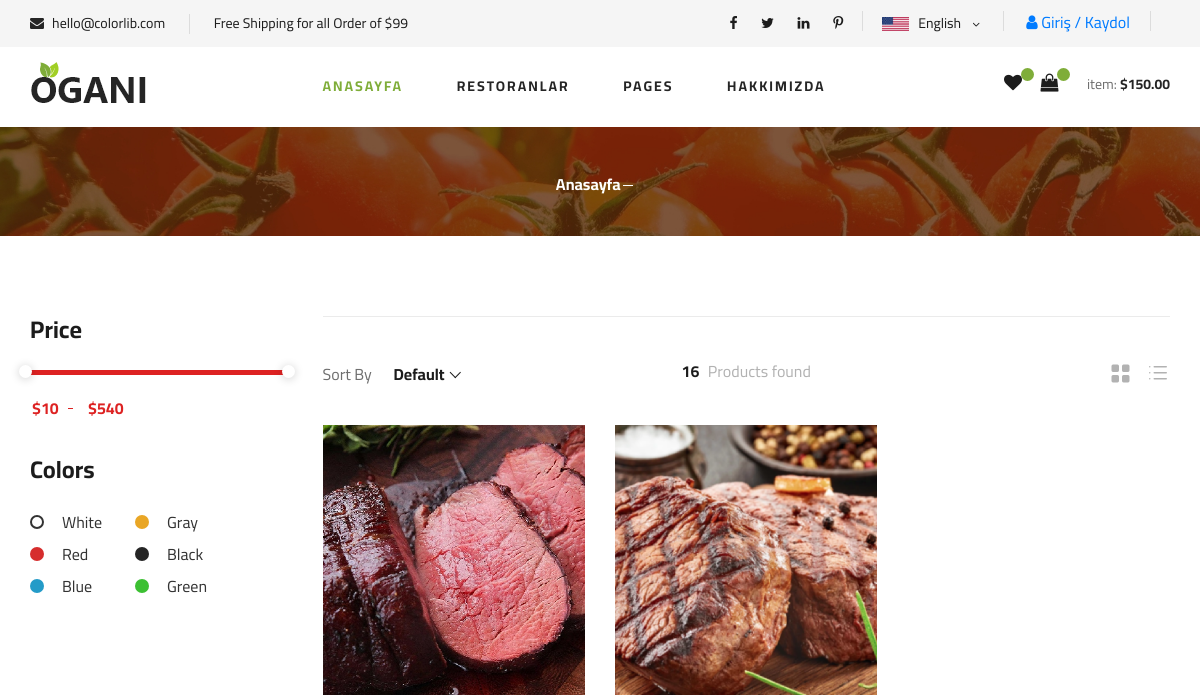
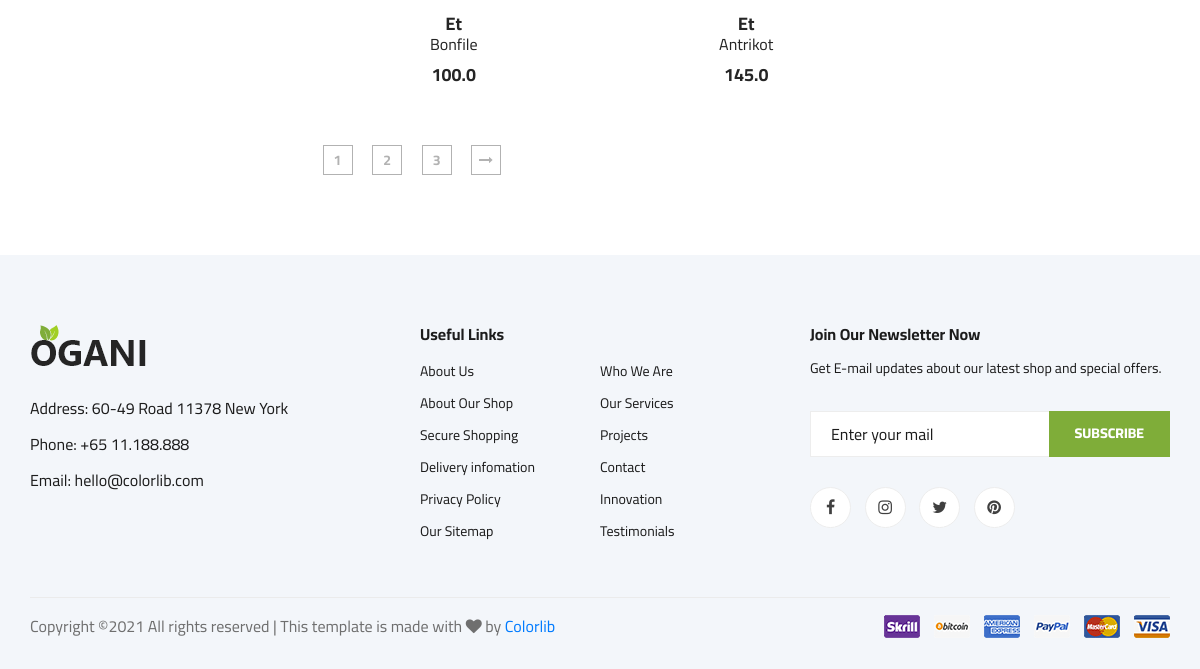
The page /restaurant-products/1/ on the database as committed earlier (2 pictures, top to bottom).
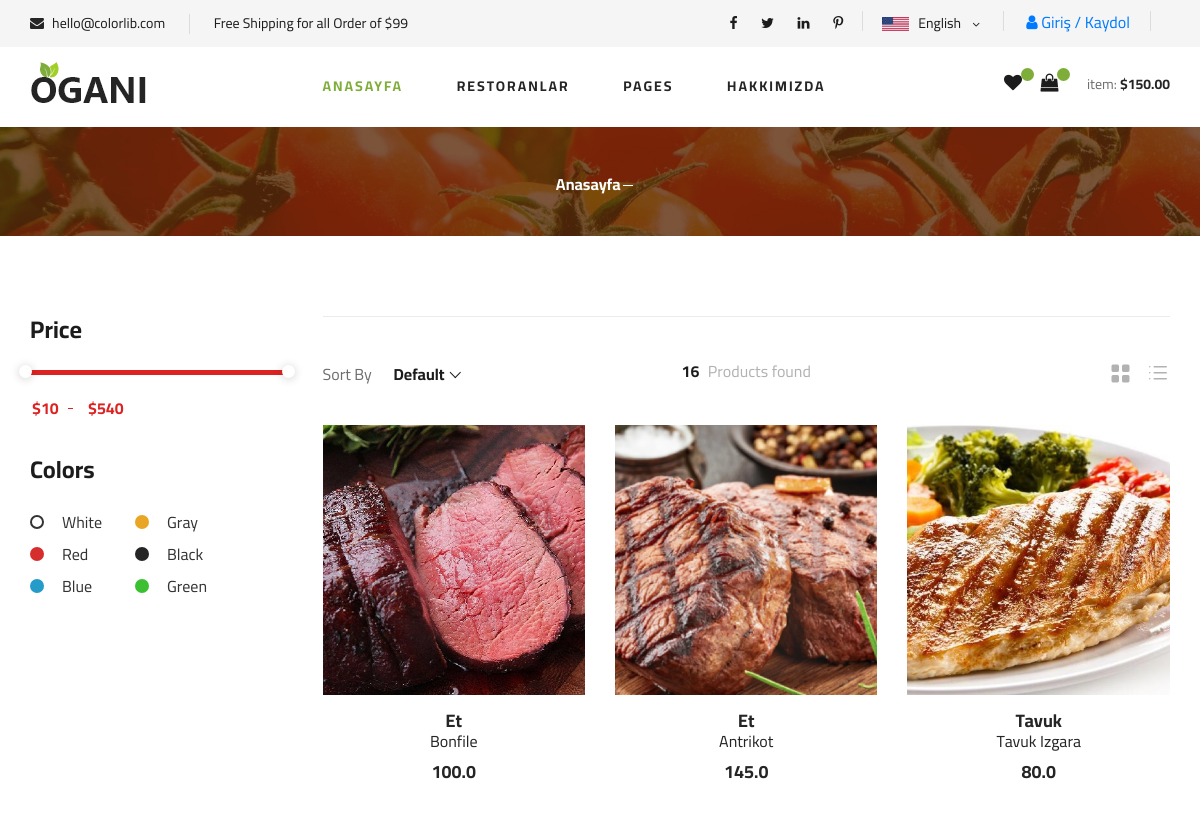
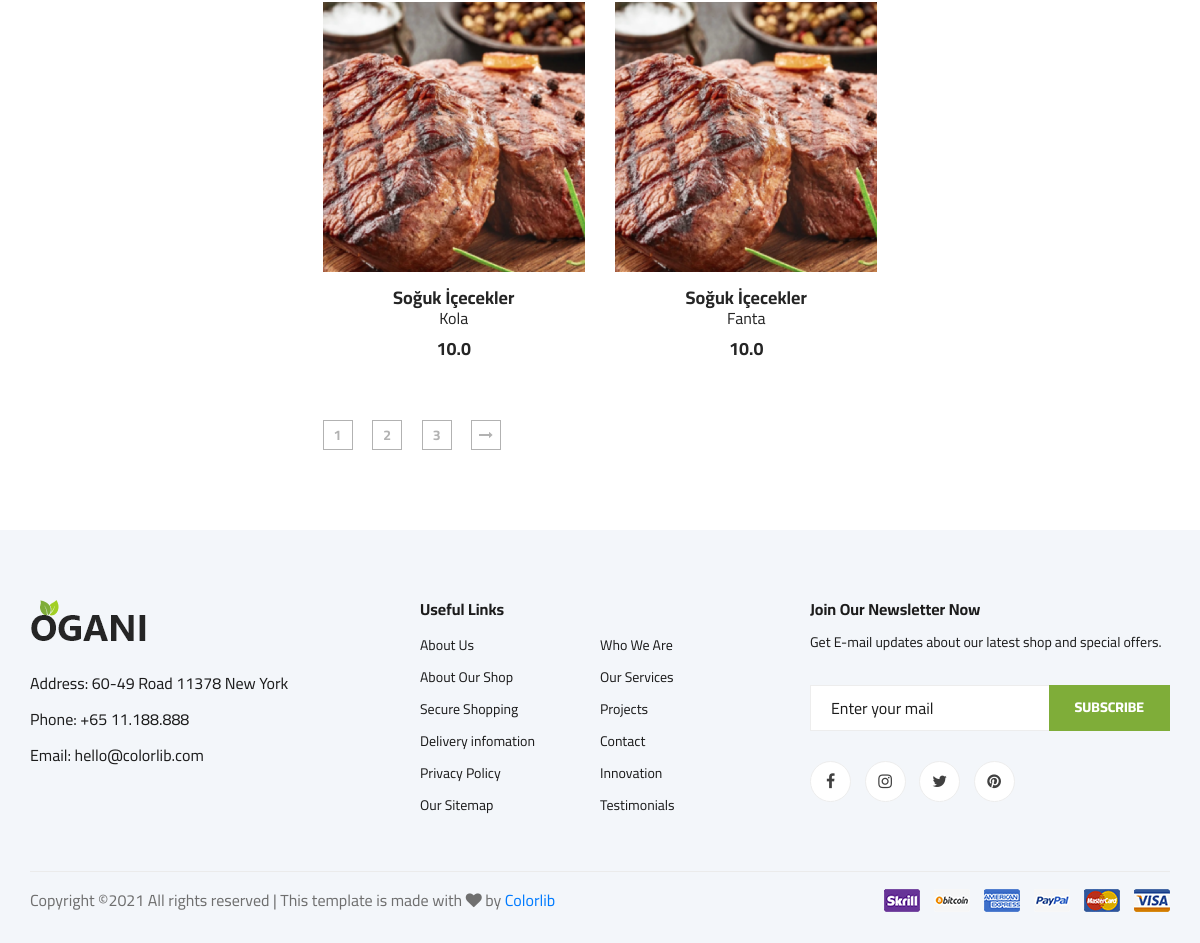
The same page on the database as committed later (2 pictures, top to bottom).
### product/models.py (models this page shows, shortened)
class Product(models.Model):
    STATUS = (
        ('True', 'Evet'),
        ('False', 'Hayır'),
    )
    restaurant = models.ForeignKey(Restaurant, on_delete=models.CASCADE)  # relation with Restaurant table
    category = models.ForeignKey(Category, on_delete=models.CASCADE) #relation with Category table
    title = models.CharField(max_length=30)
    keywords = models.CharField(max_length=255)
    description = models.CharField(max_length=255)
    image = models.ImageField(blank=True, upload_to='images/')
    price = models.FloatField()
    amount = models.IntegerField()
    detail = RichTextUploadingField()
    status = models.CharField(max_length=10, choices=STATUS)
    slug = models.SlugField(null=False,unique=True)
    created_at = models.DateTimeField(auto_now_add=True)
    update_at = models.DateTimeField(auto_now=True)
    def image_tag(self):
        return mark_safe('<img src="{}" height="50"/>'.format(self.image.url))
    image_tag.short_description = 'Image'

class Category(MPTTModel):
    STATUS=(
        ('True', 'Evet'),
        ('False', 'Hayır'),
    )
    title = models.CharField(max_length=30)
    keywords = models.CharField(max_length=255)
    description = models.CharField(max_length=255)
    image = models.ImageField(blank=True,upload_to='images/')
    status = models.CharField(max_length=10, choices=STATUS)
    slug = models.SlugField(null=False,unique=True)
    parent = TreeForeignKey('self', blank=True, null=True, related_name='children', on_delete=models.CASCADE)
    created_at = models.DateTimeField(auto_now_add=True)
    update_at = models.DateTimeField(auto_now=True)
    class MPTTMeta:
        order_insertion_by = ['title']

### home/views.py (the view)
# urls.py: path('restaurant-products/<int:id>/', views.restaurant_products,name='restaurant_products'),
def restaurant_products(request,id):
    setting = Setting.objects.get(pk=1)
    category = Category.objects.all()
    products=Product.objects.filter(restaurant_id=id).order_by('category_id')
    context={'setting':setting,
             'products':products,
             'category':category
             }
    return render(request, 'restaurant_products.html',context)

### home/templates/restaurant_products.html (shortened to what this page needs)
{% extends "homebase.html" %}
{% block content %}
    {% load static %}
    <section class="breadcrumb-section set-bg" data-setbg="{% static 'img/breadcrumb.jpg' %}">
        <div class="container">
            <div class="row">
                <div class="col-lg-12 text-center">
                    <div class="breadcrumb__text">
                        <div class="breadcrumb__option">
                            <a href="/">Anasayfa</a>
                        </div>
                    </div>
                </div>
            </div>
        </div>
    </section>
    {% load static %}
    <section class="product spad">
        <div class="container">
            <div class="row">
                <div class="col-lg-3 col-md-5">
                    <div class="sidebar">
                        <div class="sidebar__item">
                            <h4>Price</h4>
                            <div class="price-range-wrap">
                                <div class="price-range ui-slider ui-corner-all ui-slider-horizontal ui-widget ui-widget-content"
                                     data-min="10" data-max="540">
                                    <span tabindex="0" class="ui-slider-handle ui-corner-all ui-state-default"></span>
                                    <span tabindex="0" class="ui-slider-handle ui-corner-all ui-state-default"></span>
                                </div>
                                <div class="range-slider">
                                    <div class="price-input">
                                        <input type="text" id="minamount">
                                        <input type="text" id="maxamount">
                                    </div>
                                </div>
                            </div>
                        </div>
                        <div class="sidebar__item sidebar__item__color--option">
                            <h4>Colors</h4>
                            <div class="sidebar__item__color sidebar__item__color--white">
                                <label for="white">
                                    White
                                </label>
                            </div>
                            <div class="sidebar__item__color sidebar__item__color--gray">
                                <label for="gray">
                                    Gray
                                </label>
                            </div>
                            <div class="sidebar__item__color sidebar__item__color--red">
                                <label for="red">
                                    Red
                                </label>
                            </div>
                            <div class="sidebar__item__color sidebar__item__color--black">
                                <label for="black">
                                    Black
                                </label>
                            </div>
                            <div class="sidebar__item__color sidebar__item__color--blue">
                                <label for="blue">
                                    Blue
                                </label>
                            </div>
                            <div class="sidebar__item__color sidebar__item__color--green">
                                <label for="green">
                                    Green
                                </label>
                            </div>
                        </div>
                    </div>
                </div>
                <div class="col-lg-9 col-md-7">
                    <div class="filter__item">
                        <div class="row">
                            <div class="col-lg-4 col-md-5">
                                <div class="filter__sort">
                                    <span>Sort By</span>
                                </div>
                            </div>
                            <div class="col-lg-4 col-md-4">
                                <div class="filter__found">
                                    <h6><span>16</span> Products found</h6>
                                </div>
                            </div>
                            <div class="col-lg-4 col-md-3">
                                <div class="filter__option">
                                    <span class="icon_grid-2x2"></span>
                                    <span class="icon_ul"></span>
                                </div>
                            </div>
                        </div>
                    </div>
                    <div class="row">
                        {% for rs in products %}
                            <div class="col-lg-4 col-md-6 col-sm-6">
                                <div class="product__item">
                                    <div class="product__item__pic set-bg" data-setbg="{{ rs.image.url }}">
                                    </div>
                                    <div class="product__item__text">
                                        <h5>{{ rs.category.title }}</h5>
                                        <h6><a href="/product/{{ rs.id }}/{{ rs.slug }}">{{ rs.title }}</a></h6>
                                        <h5>{{ rs.price }}</h5>
                                    </div>
                                </div>
                            </div>
                        {% endfor %}
                    </div>
                    <div class="product__pagination">
                        <a href="#">1</a>
                        <a href="#">2</a>
                        <a href="#">3</a>
                        <a href="#"><i class="fa fa-long-arrow-right"></i></a>
                    </div>
                </div>
            </div>
        </div>
    </section>
{% endblock %}

### home/templates/homebase.html (shortened to what this page needs)
<!DOCTYPE html>
<html lang="zxx">
<head>
    {% load static %}
    <link rel="stylesheet" href="{% static 'css/bootstrap.min.css' %}" type="text/css">
    <link rel="stylesheet" href="{% static 'css/font-awesome.min.css' %}" type="text/css">
    <link rel="stylesheet" href="{% static 'css/elegant-icons.css' %}" type="text/css">
    <link rel="stylesheet" href="{% static 'css/nice-select.css' %}" type="text/css">
    <link rel="stylesheet" href="{% static 'css/jquery-ui.min.css' %}" type="text/css">
    <link rel="stylesheet" href="{% static 'css/owl.carousel.min.css' %}" type="text/css">
    <link rel="stylesheet" href="{% static 'css/slicknav.min.css' %}" type="text/css">
    <link rel="stylesheet" href="{% static 'css/style.css' %}" type="text/css">
    <link rel="stylesheet" href="https://ajax.googleapis.com/ajax/libs/jqueryui/1.11.4/themes/smoothness/jquery-ui.css">
</head>
<body>
{% include 'header.html' %}
{% block content %}    {% endblock %}
{% include 'footer.html' %}
</body>
</html>

### home/templates/header.html (shortened to what this page needs)
{% load static %}
<header class="header">
    <div class="header__top">
        <div class="container">
            <div class="row">
                <div class="col-lg-6 col-md-6">
                    <div class="header__top__left">
                        <ul>
                            <li><i class="fa fa-envelope"></i> hello@colorlib.com</li>
                            <li>Free Shipping for all Order of $99</li>
                        </ul>
                    </div>
                </div>
                <div class="col-lg-6 col-md-6">
                    <div class="header__top__right">
                        <div class="header__top__right__social">
                            <a href="#"><i class="fa fa-facebook"></i></a>
                            <a href="#"><i class="fa fa-twitter"></i></a>
                            <a href="#"><i class="fa fa-linkedin"></i></a>
                            <a href="#"><i class="fa fa-pinterest-p"></i></a>
                        </div>
                        <div class="header__top__right__language">
                            <img src="{% static 'img/language.png' %}" alt="">
                            <div>English</div>
                            <span class="arrow_carrot-down"></span>
                        </div>
                        <div class="header__top__right__language">
                            {% if user.id is not None %}
                                <i class="fa fa-user"></i> [{{ user.username }}]
                                <ul>
                                    <li><a href="/user/"> Profil </a></li>
                                    <li><a href="/logout/"> Çıkış </a></li>
                                </ul>
                            {% else %}
                                <a href="/login/"><i class="fa fa-user"></i> Giriş / <a href="/signup/">Kaydol</a>
                            {% endif %}
                        </div>
                    </div>
                </div>
            </div>
        </div>
    </div>
    <div class="container">
        <div class="row">
            <div class="col-lg-3">
                <div class="header__logo">
                    <a href="/"><img src="{% static 'img/logo.png' %}" alt=""></a>
                </div>
            </div>
            <div class="col-lg-6">
                <nav class="header__menu">
                    <ul>
                        <li class="active"><a href="/home">Anasayfa</a></li>
                        <li><a href="/restaurants">Restoranlar</a></li>
                        <li><a href="#">Pages</a>
                        </li>
                        <li><a href="/hakkimizda">Hakkimizda</a>
                        </li>
                    </ul>
                </nav>
            </div>
            <div class="col-lg-3">
                <div class="header__cart">
                    <ul>
                        <li><a href="#"><i class="fa fa-heart"></i> <span></span></a></li>
                        <li><a href="/shopcart/"><i class="fa fa-shopping-bag"></i> <span></span></a></li>
                    </ul>
                    <div class="header__cart__price">item: <span>$150.00</span></div>
                </div>
            </div>
        </div>
    </div>
</header>

### home/templates/sidebar.html (shortened to what this page needs)
{% load static %}
{% if page %}
                                {% load mptt_tags %}
{% endif %}

### home/templates/footer.html (shortened to what this page needs)
{% load static %}
    <footer class="footer spad">
        <div class="container">
            <div class="row">
                <div class="col-lg-3 col-md-6 col-sm-6">
                    <div class="footer__about">
                        <div class="footer__about__logo">
                            <a href="./index.html"><img src="{% static 'img/logo.png' %}" alt=""></a>
                        </div>
                        <ul>
                            <li>Address: 60-49 Road 11378 New York</li>
                            <li>Phone: +65 11.188.888</li>
                            <li>Email: hello@colorlib.com</li>
                        </ul>
                    </div>
                </div>
                <div class="col-lg-4 col-md-6 col-sm-6 offset-lg-1">
                    <div class="footer__widget">
                        <h6>Useful Links</h6>
                        <ul>
                            <li><a href="#">About Us</a></li>
                            <li><a href="#">About Our Shop</a></li>
                            <li><a href="#">Secure Shopping</a></li>
                            <li><a href="#">Delivery infomation</a></li>
                            <li><a href="#">Privacy Policy</a></li>
                            <li><a href="#">Our Sitemap</a></li>
                        </ul>
                        <ul>
                            <li><a href="#">Who We Are</a></li>
                            <li><a href="#">Our Services</a></li>
                            <li><a href="#">Projects</a></li>
                            <li><a href="#">Contact</a></li>
                            <li><a href="#">Innovation</a></li>
                            <li><a href="#">Testimonials</a></li>
                        </ul>
                    </div>
                </div>
                <div class="col-lg-4 col-md-12">
                    <div class="footer__widget">
                        <h6>Join Our Newsletter Now</h6>
                        <p>Get E-mail updates about our latest shop and special offers.</p>
                        <form action="#">
                            <input type="text" placeholder="Enter your mail">
                            <button type="submit" class="site-btn">Subscribe</button>
                        </form>
                        <div class="footer__widget__social">
                            <a href="#"><i class="fa fa-facebook"></i></a>
                            <a href="#"><i class="fa fa-instagram"></i></a>
                            <a href="#"><i class="fa fa-twitter"></i></a>
                            <a href="#"><i class="fa fa-pinterest"></i></a>
                        </div>
                    </div>
                </div>
            </div>
            <div class="row">
                <div class="col-lg-12">
                    <div class="footer__copyright">
                        <div class="footer__copyright__text"><p>
  Copyright &copy;<script>document.write(new Date().getFullYear());</script> All rights reserved | This template is made with <i class="fa fa-heart" aria-hidden="true"></i> by <a href="https://colorlib.com" target="_blank">Colorlib</a>
  </p></div>
                        <div class="footer__copyright__payment"><img src="{% static 'img/payment-item.png' %}" alt=""></div>
                    </div>
                </div>
            </div>
        </div>
    </footer>

Rows that differ between the two databases and show on the page:
now on this page (row edited): Product: shows a picture, category "Tavuk", title "Tavuk Izgara", price "80.0"
added Product: category "Soğuk İçecekler", title "Kola", price "10.0"
added Product: category "Soğuk İçecekler", title "Fanta", price "10.0"
